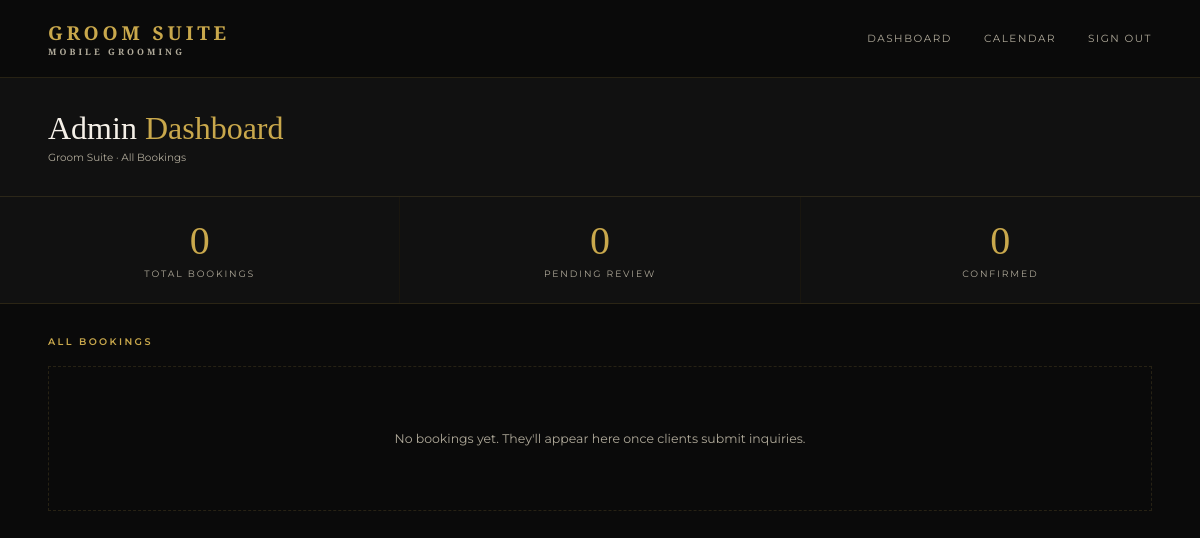
Page /admin (signed in) on the earlier database version.
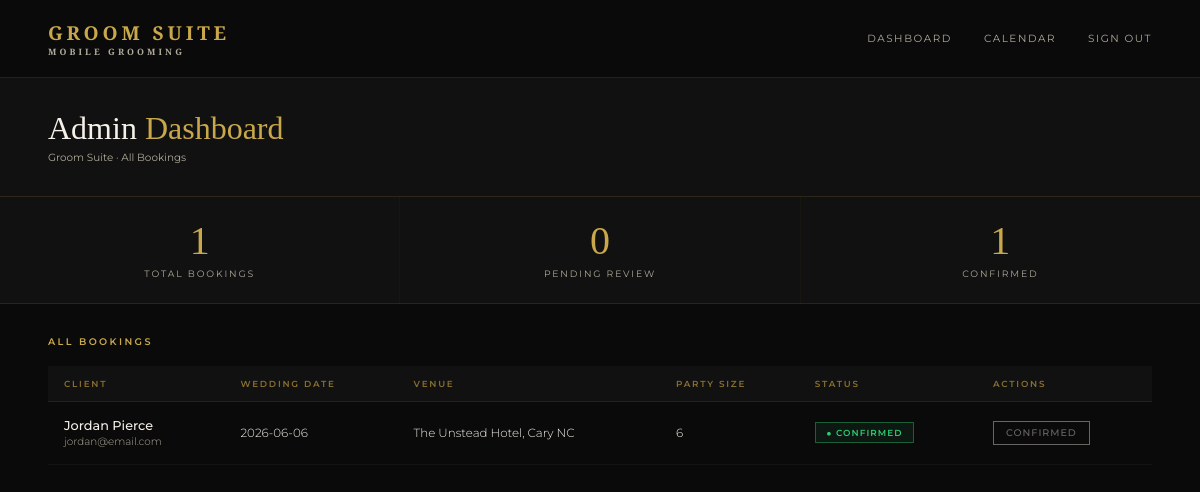
Same page on the later database version.
### models.py (models this page shows)
class Booking(db.Model):
    id = db.Column(db.Integer, primary_key=True)
    wedding_date = db.Column(db.String(50), nullable=False)
    venue = db.Column(db.String(200), nullable=False)
    start_time = db.Column(db.String(20))
    party_size = db.Column(db.Integer, default=1)
    package = db.Column(db.String(100))
    addons = db.Column(db.String(200))
    notes = db.Column(db.Text)
    status = db.Column(db.String(20), default='pending')
    created_at = db.Column(db.DateTime, default=datetime.utcnow)
    user_id = db.Column(db.Integer, db.ForeignKey('user.id'), nullable=False)
    party_members = db.relationship('PartyMember', backref='booking', lazy=True)

class User(UserMixin, db.Model):
    id = db.Column(db.Integer, primary_key=True)
    name = db.Column(db.String(100), nullable=False)
    email = db.Column(db.String(120), unique=True, nullable=False)
    password = db.Column(db.String(200), nullable=False)
    role = db.Column(db.String(20), default='client')
    bookings = db.relationship('Booking', backref='client', lazy=True)

### routes.py (the view)
    @app.route('/admin')
    @login_required
    @admin_required
    def admin_dashboard():
        bookings = Booking.query.order_by(Booking.wedding_date).all()
        total = len(bookings)
        pending = len([b for b in bookings if b.status == 'pending'])
        confirmed = len([b for b in bookings if b.status == 'confirmed'])
        return render_template('admin/dashboard.html',
            bookings=bookings,
            total=total,
            pending=pending,
            confirmed=confirmed)

### auth.py (called while the page is built)
def register_routes(app, login_manager):
    @login_manager.user_loader
    def load_user(user_id):
        return db.session.get(User, int(user_id))
    @app.route('/login', methods=['GET', 'POST'])
    def login():
        if request.method == 'POST':
            email = request.form.get('email')
            password = request.form.get('password')
            user = User.query.filter_by(email=email).first()
            if user and check_password_hash(user.password, password):
                login_user(user)
                if user.role == 'admin':
                    return redirect(url_for('index'))
                return redirect(url_for('portal'))
            flash('Invalid email or password')
        return render_template('login.html')
    @app.route('/logout')
    @login_required
    def logout():
        logout_user()
        return redirect(url_for('index'))

### routes.py (called while the page is built)
def admin_required(f):
    @wraps(f)
    def decorated_function(*args, **kwargs):
        if not current_user.is_authenticated or current_user.role != 'admin':
            return redirect(url_for('index'))
        return f(*args, **kwargs)
    return decorated_function

### templates/admin/dashboard.html (shortened to what this page needs)
{% extends 'base.html' %}
{% block content %}
<div class="admin-header">
  <div>
    <h1 class="admin-title">Admin <span>Dashboard</span></h1>
    <p class="admin-meta">Groom Suite · All Bookings</p>
  </div>
</div>
<div class="stats-bar">
  <div class="stat-card">
    <div class="stat-value">{{ total }}</div>
    <div class="stat-label">Total Bookings</div>
  </div>
  <div class="stat-card">
    <div class="stat-value">{{ pending }}</div>
    <div class="stat-label">Pending Review</div>
  </div>
  <div class="stat-card">
    <div class="stat-value">{{ confirmed }}</div>
    <div class="stat-label">Confirmed</div>
  </div>
</div>
<div class="admin-body">
  <div class="table-header">
    <div class="table-title">All Bookings</div>
  </div>
  {% if bookings %}
  <table class="bookings-table">
    <thead>
      <tr>
        <th>Client</th>
        <th>Wedding Date</th>
        <th>Venue</th>
        <th>Party Size</th>
        <th>Status</th>
        <th>Actions</th>
      </tr>
    </thead>
    <tbody>
      {% for booking in bookings %}
      <tr>
        <td>
          <div class="client-name">{{ booking.client.name }}</div>
          <div class="client-email">{{ booking.client.email }}</div>
        </td>
        <td>{{ booking.wedding_date }}</td>
        <td>{{ booking.venue }}</td>
        <td>{{ booking.party_size }}</td>
        <td>
          <span class="badge badge-{{ booking.status }}">
            ● {{ booking.status|capitalize }}
          </span>
        </td>
        <td>
          <div class="action-btns">
            {% if booking.status == 'pending' %}
            <a href="{{ url_for('confirm_booking', id=booking.id) }}" class="action-btn action-confirm">Confirm</a>
            <a href="{{ url_for('reject_booking', id=booking.id) }}" class="action-btn action-reject">Reject</a>
            {% else %}
            <span class="action-btn" style="opacity:0.4;cursor:default;">{{ booking.status|capitalize }}</span>
            {% endif %}
          </div>
        </td>
      </tr>
      {% endfor %}
    </tbody>
  </table>
  {% else %}
  <div class="empty-state">
    <p>No bookings yet. They'll appear here once clients submit inquiries.</p>
  </div>
  {% endif %}
</div>
{% endblock %}

### templates/base.html (shortened to what this page needs)
<!DOCTYPE html>
<html lang="en">
<head>
  <link rel="stylesheet" href="{{ url_for('static', filename='css/style.css') }}">
</head>
<body>
  <nav class="navbar">
    <div class="nav-logo">Groom Suite <span>Mobile Grooming</span></div>
    <div class="nav-links">
      {% if current_user.is_authenticated %}
        {% if current_user.role == 'admin' %}
          <a href="{{ url_for('admin_dashboard') }}">Dashboard</a>
          <a href="#">Calendar</a>
        {% else %}
          <a href="{{ url_for('portal') }}">My Booking</a>
        {% endif %}
        <a href="{{ url_for('logout') }}">Sign Out</a>
      {% else %}
        <a href="{{ url_for('index') }}">Home</a>
        <a href="{{ url_for('login') }}">Login</a>
      {% endif %}
    </div>
  </nav>
  {% block content %}{% endblock %}
</body>
</html>

### static/css/style.css (style rules this page uses)
*, *::before, *::after { box-sizing: border-box; margin: 0; padding: 0; }
:root { --gold: #C9A84C; --gold-light: #E8C96A; --gold-dim: #8a6f2e; --black: #0A0A0A; --black-2: #111111; --black-3: #1A1A1A; --black-5: #2C2C2C; --white: #F5F0E8; --white-dim: #b0aa9a; --font-display: 'Cormorant Garamond', serif; --font-body: 'Montserrat', sans-serif; }
body { font-family: var(--font-body); background: var(--black); color: var(--white); min-height: 100vh; }
.navbar { display: flex; align-items: center; justify-content: space-between; padding: 1.2rem 3rem; background: rgba(10,10,10,0.95); border-bottom: 1px solid rgba(201,168,76,0.15); position: sticky; top: 0; z-index: 100; }
.nav-logo { font-family: var(--font-display); font-size: 1.2rem; font-weight: 600; color: var(--gold); letter-spacing: 0.2em; text-transform: uppercase; }
.nav-logo span { display: block; font-size: 0.55rem; letter-spacing: 0.35em; color: var(--white-dim); }
.nav-links { display: flex; gap: 2rem; }
.nav-links a { font-size: 0.65rem; letter-spacing: 0.15em; text-transform: uppercase; color: var(--white-dim); text-decoration: none; transition: color 0.2s; }
.admin-header { padding: 2rem 3rem; background: var(--black-2); border-bottom: 1px solid rgba(201,168,76,0.15); }
.admin-title { font-family: var(--font-display); font-size: 2rem; font-weight: 300; }
.admin-title span { color: var(--gold); }
.admin-meta { font-size: 0.65rem; color: var(--white-dim); margin-top: 0.25rem; }
.stats-bar { display: grid; grid-template-columns: repeat(3, 1fr); gap: 1px; background: rgba(201,168,76,0.08); border-bottom: 1px solid rgba(201,168,76,0.1); }
.stat-card { background: var(--black-2); padding: 1.5rem 2rem; text-align: center; }
.stat-value { font-family: var(--font-display); font-size: 2.5rem; font-weight: 300; color: var(--gold); line-height: 1; }
.stat-label { font-size: 0.58rem; letter-spacing: 0.2em; text-transform: uppercase; color: var(--white-dim); margin-top: 0.4rem; }
.admin-body { padding: 2rem 3rem; }
.table-header { display: flex; align-items: center; justify-content: space-between; margin-bottom: 1.2rem; }
.table-title { font-size: 0.6rem; letter-spacing: 0.25em; text-transform: uppercase; color: var(--gold); font-weight: 600; }
.bookings-table { width: 100%; border-collapse: collapse; font-size: 0.74rem; }
.bookings-table th { text-align: left; font-size: 0.55rem; letter-spacing: 0.2em; text-transform: uppercase; color: var(--gold-dim); font-weight: 600; padding: 0.75rem 1rem; border-bottom: 1px solid rgba(201,168,76,0.15); background: var(--black-2); }
.bookings-table td { padding: 1rem; border-bottom: 1px solid rgba(255,255,255,0.04); color: var(--white); font-weight: 300; }
.client-name { font-weight: 500; font-size: 0.8rem; }
.client-email { font-size: 0.65rem; color: var(--white-dim); margin-top: 2px; }
.badge { display: inline-flex; align-items: center; gap: 0.3rem; padding: 0.25rem 0.65rem; font-size: 0.55rem; letter-spacing: 0.12em; text-transform: uppercase; font-weight: 600; border: 1px solid; }
.badge-confirmed { border-color: rgba(46,204,113,0.4); color: #2ecc71; background: rgba(46,204,113,0.07); }
.action-btns { display: flex; gap: 0.4rem; }
.action-btn { padding: 0.35rem 0.75rem; font-size: 0.6rem; letter-spacing: 0.1em; text-transform: uppercase; font-family: var(--font-body); font-weight: 500; border: 1px solid; background: transparent; cursor: pointer; transition: all 0.15s; text-decoration: none; display: inline-block; }

Differences in the rows shown:
added Booking: client.name "Jordan Pierce", client.email "jordan@email.com", wedding_date "2026-06-06", venue "The Unstead Hotel, Cary NC", party_size "6", status "CONFIRMED"
Other differences:
{{ total }}: "0" → "1"
{{ confirmed }}: "0" → "1"
text no longer shown: "No bookings yet. They'll appear here once clients submit inquiries."
text now shown: "CLIENT WEDDING DATE VENUE PARTY SIZE STATUS ACTIONS"
